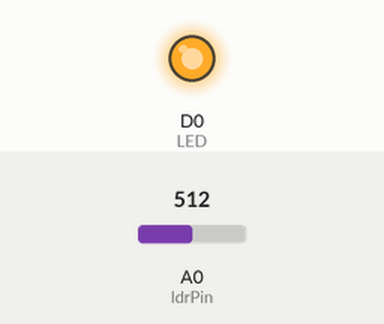
Simulated run of this sketch. Board: ESP8266 (NodeMCU). Shown: output pins drawn as LEDs (lit = HIGH). The test bench sets the inputs (shaded band); at power-on: A0 (ldrPin) = 512. What the sketch prints to the serial monitor is not drawn.

Above: at 1.3 s.
1.4 s: A0 (ldrPin) set to 586
2.9 s: A0 (ldrPin) set to 616
At 3.4 s:
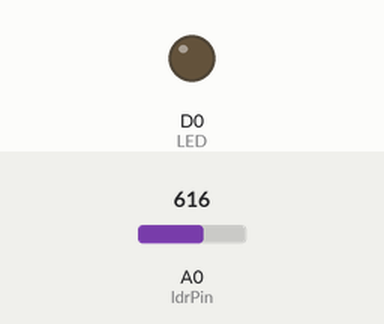
4.5 s: A0 (ldrPin) set to 590
At 5.7 s:
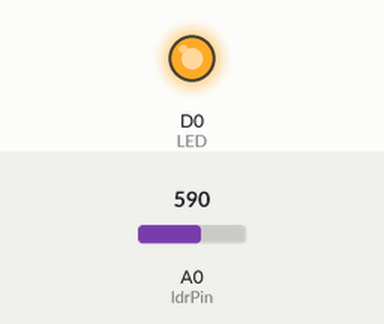
6.0 s: A0 (ldrPin) set to 610
At 7.0 s:
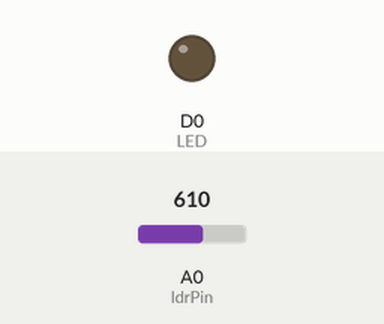
Timing chart, 0 to 8.5 s (numbered marks = the images above; inputs shaded):
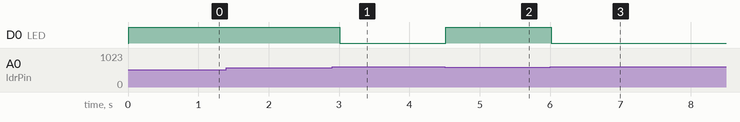

The sketch:

Gl5516Kata.ino
```cpp
int ldrPin = A0;   // Analog pin connected to the LDR
int ldrValue = 0;  // Variable to store the LDR value

#define LED D0

void setup() {
  Serial.begin(9600);  // Start the serial communication
  delay(10);
  pinMode(LED, OUTPUT);
  digitalWrite(LED, LOW);
}

void loop() {
  ldrValue = analogRead(ldrPin);  // Read the value from the LDR
  Serial.print("LDR Value: ");
  Serial.println(ldrValue);  // Print the value to the Serial Monitor

  if (ldrValue > 600) {
      digitalWrite(LED, LOW);
      Serial.print("Light turned off ");
  }

  if (ldrValue <= 600) {
    digitalWrite(LED, HIGH);
    Serial.print("Light turned on");
  }

  delay(500);  // Wait for 500 milliseconds before reading again
}
```

Measured:
- the behaviour switches between 600 and 601 on A0 (ldrPin) (found by bisection; images 0 and 1)
- after the input at 1.4 s, every drawn part: stays the same
- after the input at 2.9 s, D0 (LED): HIGH → LOW after 0.11 s
- after the input at 4.5 s, D0 (LED): LOW → HIGH at once
- after the input at 6.0 s, D0 (LED): HIGH → LOW at once
